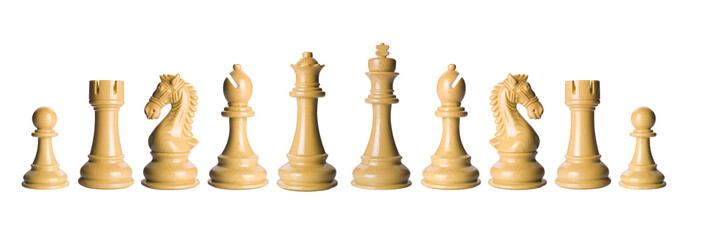
#> input picture EdgeDetection_Matching/Assignment3_Files/Chess_Pieces.jpg, 702 x 240 px
$ jupyter execute Assignment3_4.ipynb
#> lines starting #> are read from the running program, lines starting #| are printed output that depends on the picture; after the words box and inside, x2 and y2 are one past the last pixel; in counts of white or black regions, pixels touching at a corner belong together
[cell 1]
import cv2
import numpy as np
import matplotlib.pyplot as plt

# Read the query and template images
query_img_color = cv2.imread("Assignment3_Files/Chess_Pieces.jpg")
#> query_img_color is the input picture: shape (240, 702, 3); mean B, G, R 222.6, 235.4, 243.6
template_img_color = cv2.imread("Assignment3_Files/King.jpg")
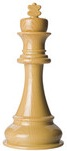
#> input picture EdgeDetection_Matching/Assignment3_Files/King.jpg, 67 x 151 px
#> template_img_color is the input picture: shape (151, 67, 3); mean B, G, R 190, 212.7, 227.1

# Convert to grayscale
query_gray = cv2.cvtColor(query_img_color, cv2.COLOR_BGR2GRAY)
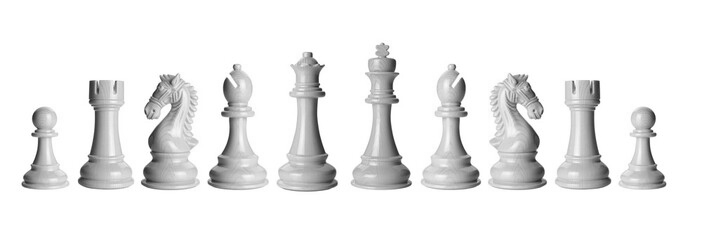
#> query_gray: shape (240, 702); min 34, max 255, mean 236.4
template_gray = cv2.cvtColor(template_img_color, cv2.COLOR_BGR2GRAY)
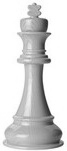
#> template_gray: shape (151, 67); min 39, max 255, mean 214.5

# Get dimensions of the template
t_h, t_w = template_gray.shape[:2]
#> t_h = 151; t_w = 67

# Display the images
plt.figure(figsize=(10,5))
plt.subplot(1,2,1), plt.imshow(cv2.cvtColor(query_img_color, cv2.COLOR_BGR2RGB))
plt.title('Chess_Pieces (Query)')
plt.axis('off')

plt.subplot(1,2,2), plt.imshow(cv2.cvtColor(template_img_color, cv2.COLOR_BGR2RGB))
plt.title('King (Template)')
plt.axis('off')
plt.show()
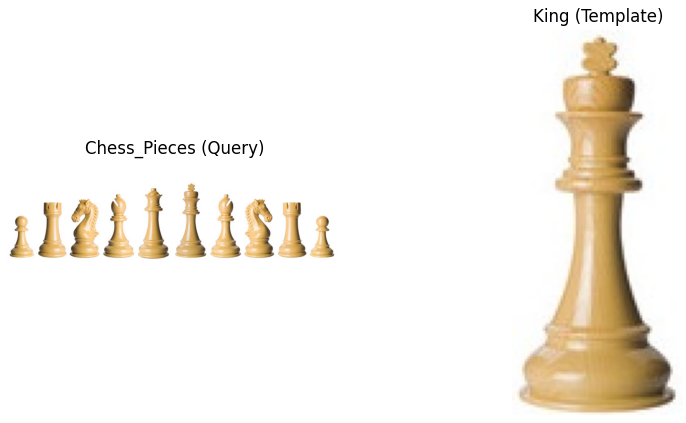
#> figure drawn by matplotlib, 2 panels

[cell 2]
# Perform template matching
result_sqdiff = cv2.matchTemplate(query_gray, template_gray, cv2.TM_SQDIFF)
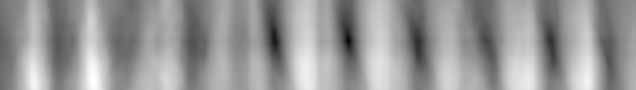
#> result_sqdiff: shape (90, 636) float32; min 15616, max 84137408, mean 50309500; drawn with min black and max white

# Normalize result for visualization
# This scales the result into [0,1] range
cv2.normalize(result_sqdiff, result_sqdiff, 0, 1, cv2.NORM_MINMAX, -1)

# The best match location for TM_SQDIFF is where the result is MINIMUM
min_val, max_val, min_loc, max_loc = cv2.minMaxLoc(result_sqdiff)
#> min_val = 3.87e-12; max_val = 1; min_loc = (348, 40); max_loc = (93, 81)

top_left_sqdiff = min_loc  # Because SQDIFF uses min_loc
#> top_left_sqdiff = (348, 40)
bottom_right_sqdiff = (top_left_sqdiff[0] + t_w, top_left_sqdiff[1] + t_h)
#> bottom_right_sqdiff = (415, 191)

# Draw the rectangle on a copy of the query image
query_img_sqdiff = query_img_color.copy()
cv2.rectangle(query_img_sqdiff, top_left_sqdiff, bottom_right_sqdiff, (0, 0, 255), 2)
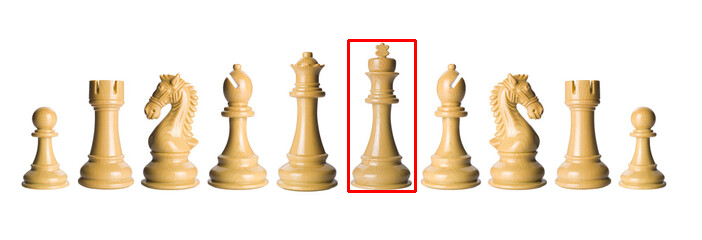
#> query_img_sqdiff: shape (240, 702, 3); 0.77% of pixels changed, all inside (x1, y1, x2, y2) = (347, 39, 417, 193)

# Show the result
plt.figure(figsize=(10,5))
plt.subplot(1,2,1)
plt.title("SQDIFF: Query Image with Match")
plt.imshow(cv2.cvtColor(query_img_sqdiff, cv2.COLOR_BGR2RGB))
plt.axis('off')

plt.subplot(1,2,2)
plt.title("SQDIFF Matching Space")
plt.imshow(result_sqdiff, cmap='gray')
plt.axis('off')

plt.show()
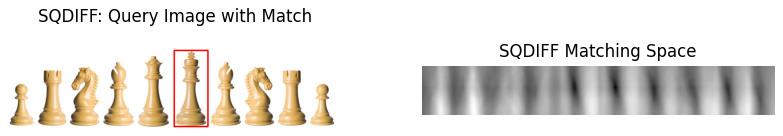
#> figure drawn by matplotlib, 2 panels

[cell 3]
# Perform template matching with TM_CCORR
result_ccorr = cv2.matchTemplate(query_gray, template_gray, cv2.TM_CCORR)
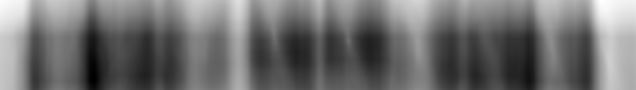
#> result_ccorr: shape (90, 636) float32; min 455359584, max 543522688, mean 493897088; drawn with min black and max white

# Normalize for visualization (optional)
cv2.normalize(result_ccorr, result_ccorr, 0, 1, cv2.NORM_MINMAX, -1)

# The best match location for TM_CCORR is where the result is MAXIMUM
min_val_c, max_val_c, min_loc_c, max_loc_c = cv2.minMaxLoc(result_ccorr)
#> min_val_c = 3.26e-08; max_val_c = 1; min_loc_c = (93, 80); max_loc_c = (602, 0)

top_left_ccorr = max_loc_c  # Because CCORR uses max_loc
#> top_left_ccorr = (602, 0)
bottom_right_ccorr = (top_left_ccorr[0] + t_w, top_left_ccorr[1] + t_h)
#> bottom_right_ccorr = (669, 151)

# Draw rectangle
query_img_ccorr = query_img_color.copy()
cv2.rectangle(query_img_ccorr, top_left_ccorr, bottom_right_ccorr, (0, 255, 0), 2)
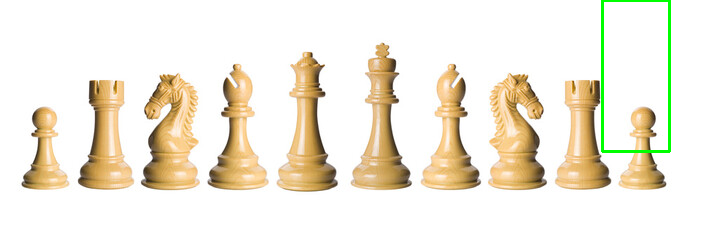
#> query_img_ccorr: shape (240, 702, 3); 0.73% of pixels changed, all inside (x1, y1, x2, y2) = (601, 0, 671, 153)

# Show the result
plt.figure(figsize=(10,5))
plt.subplot(1,2,1)
plt.title("CCORR: Query Image with Match")
plt.imshow(cv2.cvtColor(query_img_ccorr, cv2.COLOR_BGR2RGB))
plt.axis('off')

plt.subplot(1,2,2)
plt.title("CCORR Matching Space")
plt.imshow(result_ccorr, cmap='gray')
plt.axis('off')

plt.show()
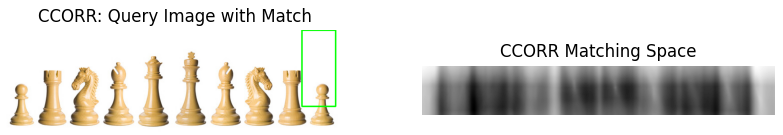
#> figure drawn by matplotlib, 2 panels
